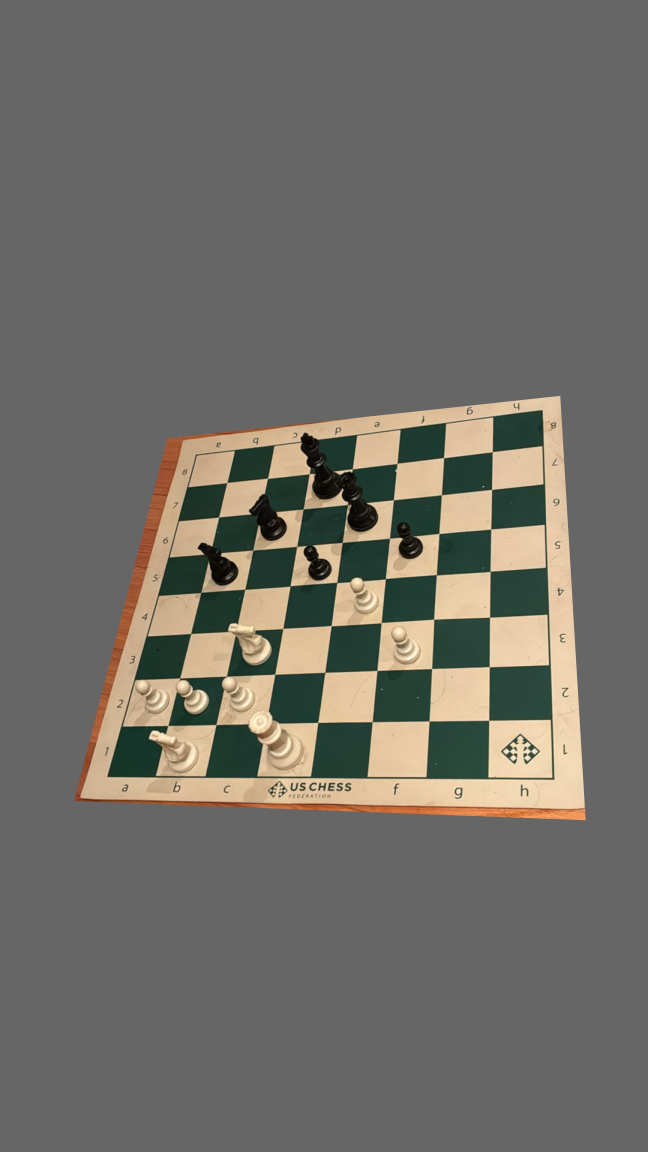
#> input picture grey_background_dataset/training images/IMG_4752.JPG, 3240 x 5760 px, found by its file name (shown at 1/5 size)
$ python fix_IMG_4752.py
#> lines starting #> are read from the running program, lines starting #| are printed output that depends on the picture
#!/usr/bin/env python3
"""
Fix IMG_4752.JPG by correcting corner coordinates and regenerating piece images.
"""

import os
import json
import cv2
import numpy as np
from pathlib import Path

def get_manual_corners(image_path):
    """Allow user to manually click on the four board corners."""
    print(f"🔍 Loading image: {image_path}")

    # Load image
    image = cv2.imread(image_path)
#> image is the input picture: shape (5760, 3240, 3); mean B, G, R 103.3, 109.5, 111.6
    if image is None:
        raise FileNotFoundError(f"Could not load image: {image_path}")

    # Resize for display if too large
    height, width = image.shape[:2]
#> height = 5760; width = 3240
    if width > 1200 or height > 800:
        scale = min(1200/width, 800/height)
#> scale = 0.139
        new_width = int(width * scale)
#> new_width = 450
        new_height = int(height * scale)
#> new_height = 800
        display_image = cv2.resize(image, (new_width, new_height))
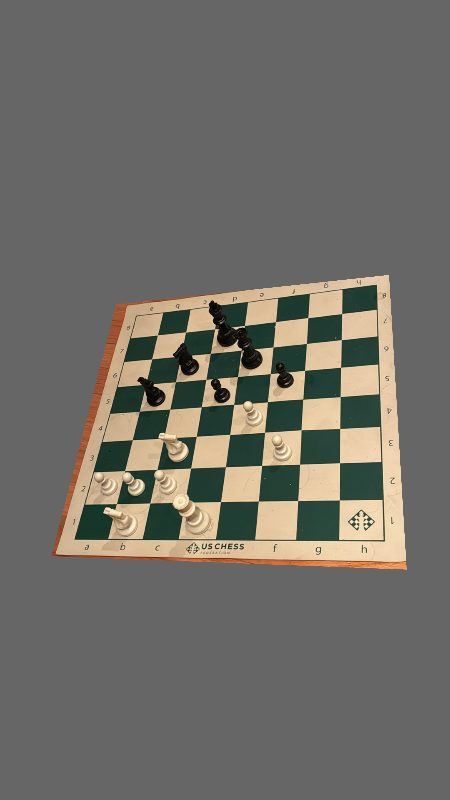
#> display_image: shape (800, 450, 3); mean B, G, R 103.3, 109.5, 111.6
        scale_factor = scale
#> scale_factor = 0.139
    else:
        display_image = image.copy()
        scale_factor = 1.0

    corners = []
    corner_names = ['a8 (top-left)', 'h8 (top-right)', 'h1 (bottom-right)', 'a1 (bottom-left)']

    # [14 lines left out: function mouse_callback, not called in this run]

    # Create window and set mouse callback
    cv2.namedWindow('Click Board Corners', cv2.WINDOW_AUTOSIZE)
    cv2.setMouseCallback('Click Board Corners', mouse_callback)

    # Display instructions
    print(f"\n📋 CORNER SELECTION INSTRUCTIONS:")
    print(f"   Click on the four board corners in this order:")
    print(f"   1. a8 (top-left corner)")
    print(f"   2. h8 (top-right corner)")
    print(f"   3. h1 (bottom-right corner)")
    print(f"   4. a1 (bottom-left corner)")
    print(f"   Press 'q' to quit, 'r' to reset")

    cv2.imshow('Click Board Corners', display_image)

    while len(corners) < 4:
        key = cv2.waitKey(1) & 0xFF
#> (key q is pressed here)
        if key == ord('q'):
            cv2.destroyAllWindows()
            raise KeyboardInterrupt("User cancelled corner selection")
        elif key == ord('r'):
            corners.clear()
            display_image = cv2.resize(image, (new_width, new_height)) if scale_factor != 1.0 else image.copy()
            cv2.imshow('Click Board Corners', display_image)
            print(f"   🔄 Reset - click corners again")

    cv2.destroyAllWindows()

    # Verify corners form a reasonable rectangle
    corners_np = np.array(corners, dtype=np.float32)
    board_width = max(corners_np[:, 0]) - min(corners_np[:, 0])
    board_height = max(corners_np[:, 1]) - min(corners_np[:, 1])
    aspect_ratio = board_width / board_height

    print(f"\n✅ Corner selection complete!")
    print(f"   Board dimensions: {board_width:.0f} x {board_height:.0f}")
    print(f"   Aspect ratio: {aspect_ratio:.3f}")

    if 0.95 <= aspect_ratio <= 1.05:
        print(f"   🎯 Excellent! Board is nearly square")
    elif 0.9 <= aspect_ratio <= 1.1:
        print(f"   ✅ Good! Board is reasonably square")
    else:
        print(f"   ⚠️  Warning: Board aspect ratio is {aspect_ratio:.3f}")

    return corners

# [150 lines left out: functions get_manual_fen, extract_pieces_with_corners, get_piece_type, update_annotation_file, not called in this run]

def main():
    """Main function to fix IMG_4752.JPG."""
    print("🔧 IMG_4752.JPG Fixing Script")
    print("=" * 50)

    try:
        # Check if image exists
        image_path = "grey_background_dataset/images/test/IMG_4752.JPG"
        if not os.path.exists(image_path):
            print(f"❌ Image not found: {image_path}")
            return

        print(f"📸 Found image: {image_path}")

        # Step 1: Get manual corner coordinates
        print(f"\n🎯 STEP 1: Manual Corner Selection")
        corners = get_manual_corners(image_path)

        # Step 2: Get manual FEN
        print(f"\n🎯 STEP 2: FEN Verification")
        fen = get_manual_fen()

        # Step 3: Extract pieces with corrected corners
        print(f"\n🎯 STEP 3: Piece Extraction")
        output_dir = extract_pieces_with_corners(image_path, corners, fen)

        # Step 4: Update annotation file
        print(f"\n🎯 STEP 4: Update Annotation")
        update_annotation_file(corners, fen)

        print(f"\n🎉 IMG_4752.JPG fix complete!")
        print(f"   📁 Re-extracted pieces: {output_dir}")
        print(f"   📊 Corrected corners: {corners}")
        print(f"   📝 Verified FEN: {fen}")
        print(f"\n💡 Next steps:")
        print(f"   1. Verify the warped board looks correct")
        print(f"   2. Check the extracted piece images")
        print(f"   3. Replace dataset pieces if satisfied")

    except KeyboardInterrupt:
        print(f"\n❌ User cancelled the operation")
    except Exception as e:
        print(f"\n❌ Error: {e}")
        import traceback
        traceback.print_exc()

if __name__ == "__main__":
    main()

$ run again, with grey_background_dataset/training images/IMG_4746.JPG copied over grey_background_dataset/training images/IMG_4752.JPG
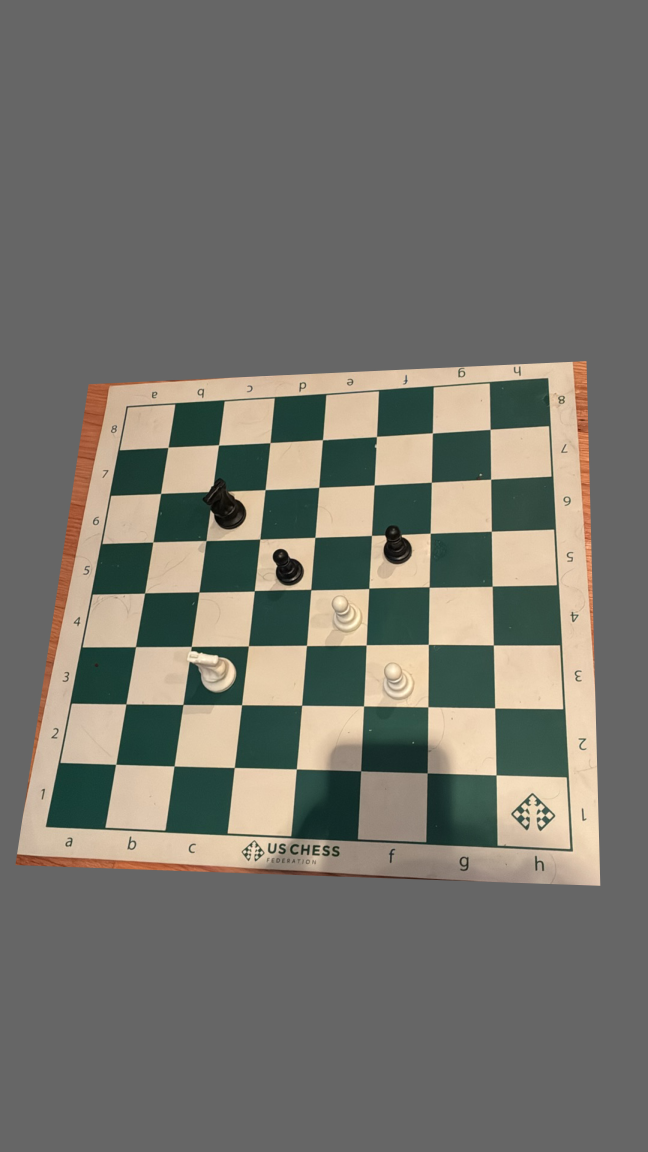
#> input picture grey_background_dataset/training images/IMG_4746.JPG, 3240 x 5760 px, found by its file name (shown at 1/5 size)
#> in get_manual_corners, image is the input picture: shape (5760, 3240, 3); mean B, G, R 108.2, 115.6, 117.1
#> in get_manual_corners, `display_image = cv2.resize(image, (new_width, new_height))`:
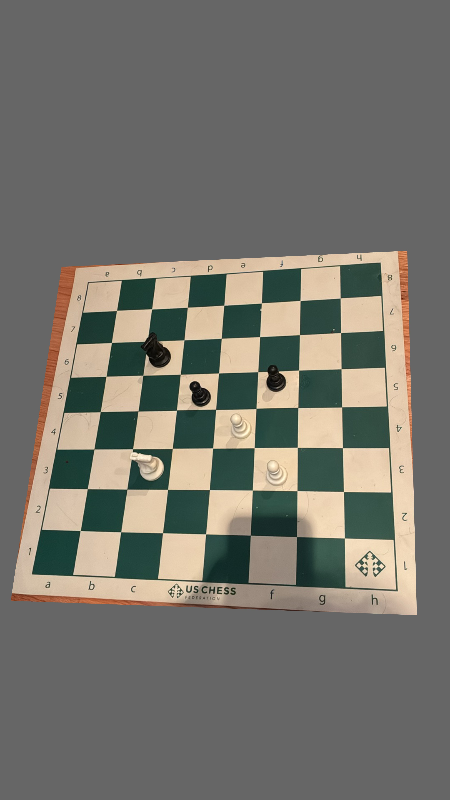
#> display_image: shape (800, 450, 3); mean B, G, R 108.2, 115.5, 117.1

$ run again, with grey_background_dataset/training images/IMG_4750.JPG copied over grey_background_dataset/training images/IMG_4752.JPG
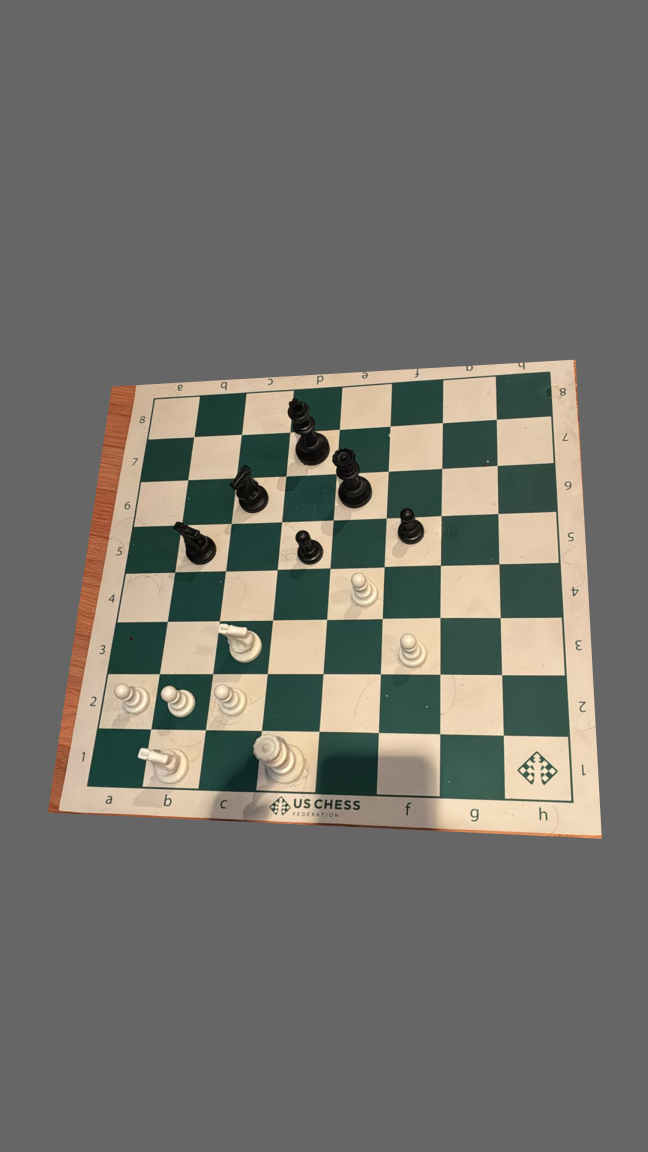
#> input picture grey_background_dataset/training images/IMG_4750.JPG, 3240 x 5760 px, found by its file name (shown at 1/5 size)
#> in get_manual_corners, image is the input picture: shape (5760, 3240, 3); mean B, G, R 107.1, 113.3, 114.6
#> in get_manual_corners, `display_image = cv2.resize(image, (new_width, new_height))`:
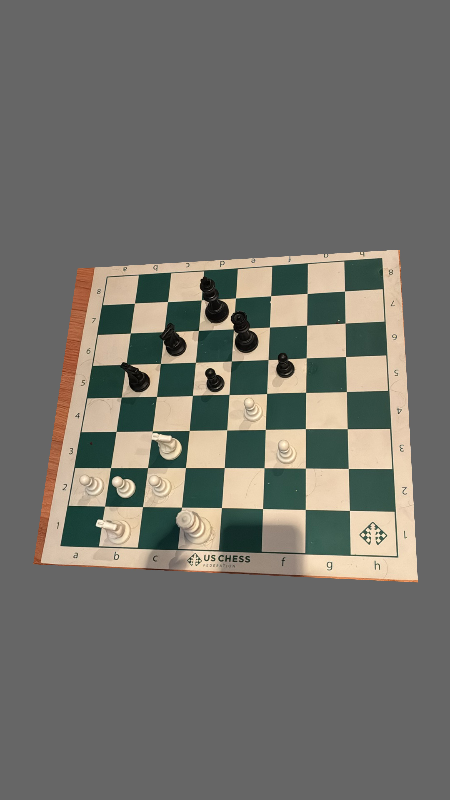
#> display_image: shape (800, 450, 3); mean B, G, R 107.1, 113.3, 114.5
